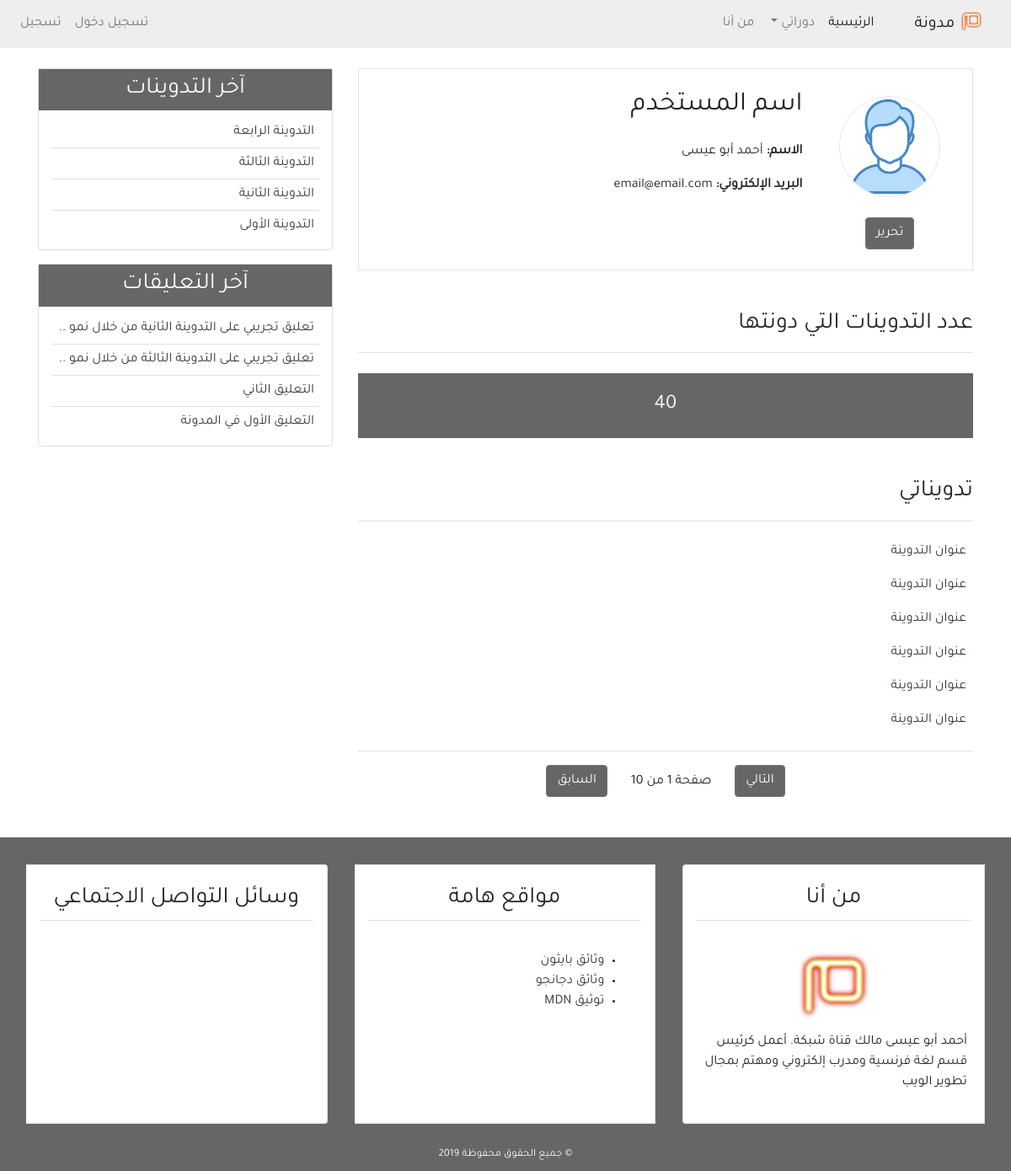
/profile/, run on the app's committed database.
### blog/models.py (models this page shows, shortened)
class Post(models.Model):
    title = models.CharField(max_length=100)
    content = models.TextField()
    post_date = models.DateTimeField(default=timezone.now)
    post_update = models.DateTimeField(auto_now=True)
    author = models.ForeignKey(User, on_delete=models.CASCADE)
    class Meta:
        ordering = ('-post_date', )

class Comment(models.Model):
    name = models.CharField(max_length=50, verbose_name='الاسم')
    email = models.EmailField(verbose_name='البريد الإلكتروني')
    body = models.TextField(verbose_name='التعليق')
    comment_date = models.DateTimeField(auto_now_add=True)
    active = models.BooleanField(default=False)
    post = models.ForeignKey(
        Post, on_delete=models.CASCADE, related_name='comments')
    class Meta:
        ordering = ('-comment_date',)

### user/views.py (the view)
# urls.py: path('profile/', views.profile, name='profile'),
def profile(request):
    return render(request, 'user/profile.html', {
        'title': 'الملف الشخصي',
    })

### blog/templatetags/post_tag.py (called while the page is built)
@register.inclusion_tag('blog/latest_posts.html')
def latest_posts():
    context = {
        'l_posts': Post.objects.all()[0:5],
    }
    return context

@register.inclusion_tag('blog/latest_comments.html')
def latest_comments():
    context = {
        'l_comments': Comment.objects.filter(active=True)[:5],
    }
    return context

### user/templates/user/profile.html (shortened to what this page needs)
{% extends 'blog/base.html' %}
{% block content %}
<div class="border p-4 mb-5">
    <div class="row">
        <div class="col-md-3 text-center">
            <img class="img-fluid rounded-circle border m-2" width="120px"
                alt="صورة الناشر">
            <div class="mt-3">
                <a class="btn btn-secondary bg-secondary" href="#"> تحرير</a>
            </div>
        </div>
        <div class="col-md-9">
            <h2 class="mb-4">اسم المستخدم</h2>
            <p class="font-weight-bold">الاسم: <span class="font-weight-normal">أحمد أبو عيسى</span></p>
            <p class="font-weight-bold">البريد الإلكتروني: <span class="font-weight-normal">email@email.com</span></p>
        </div>
    </div>
</div>
<div class="row mb-5">
    <div class="col-md">
        <h3 class="border-bottom pb-3 mb-4">عدد التدوينات التي دونتها</h3>
        <h4 class="bg-secondary text-center p-4 text-light">
            40
        </h4>
        <h3 class="border-bottom mb-4 pb-3 mt-5">تدويناتي</h3>
        <ul class="pr-2">
            <a class="text-dark" href="#">عنوان التدوينة</a>
        </ul>
        <ul class="pr-2">
            <a class="text-dark" href="#">عنوان التدوينة</a>
        </ul>
        <ul class="pr-2">
            <a class="text-dark" href="#">عنوان التدوينة</a>
        </ul>
        <ul class="pr-2">
            <a class="text-dark" href="#">عنوان التدوينة</a>
        </ul>
        <ul class="pr-2">
            <a class="text-dark" href="#">عنوان التدوينة</a>
        </ul>
        <ul class="pr-2">
            <a class="text-dark" href="#">عنوان التدوينة</a>
        </ul>
        <div class="border-top pt-3 mt-4 text-center">
            <a class="btn btn-secondary bg-secondary" href="#">التالي</a>
            <span class="pr-4 pl-4">صفحة 1 من 10</span>
            <a class="btn btn-secondary bg-secondary" href="#">السابق</a>
        </div>
    </div>
</div>
{% endblock content %}

### blog/templates/blog/latest_posts.html
<ul class="list-group-flush latest-post">
    {% for post in l_posts %}
    <li class="list-group-item latest-post-item">
        <a class="text-dark" href="{% url 'detail' post.id %}">{{post.title}}</a>
    </li>
    {% endfor %}
</ul>

### blog/templates/blog/latest_comments.html
<ul class="list-group-flush latest-comment">
    {% for comment in l_comments %}
    <li class="list-group-item latest-comment-item">
        <a class="text-dark" href="{% url 'detail' comment.post.id %}">
            {% if comment.body|length > 40 %}
            {{comment.body|slice:'45'}} ..
            {% else %}
            {{comment.body}}
            {% endif %}
        </a>
    </li>
    {% empty %}
    <li class="list-group-item latest-comment-item">لا يوجد تعليقات</li>
    {% endfor %}
</ul>

### blog/static/blog/css/main.css (style rules this page uses)
html, body { direction: rtl; text-align: right; }
body { font-family: 'Tajawal', sans-serif; }
.bg-secondary { background-color: #666 !important; }
.latest-post, .latest-comment { padding: 0 15px; }
.latest-post .latest-post-item, .latest-comment .latest-comment-item { padding: 6px; }
.latest-post li:first-child, .latest-comment li:first-child { border-top: 0; }
.latest-post li:last-child, .latest-comment li:last-child { border-bottom: 0; padding-bottom: 0; }

### data on the page
Post: title "التدوينة الرابعة"
Post: title "التدوينة الثالثة"
Post: title "التدوينة الثانية"
Post: title "التدوينة الأولى"
Comment: body "تعليق تجريبي على التدوينة الثانية من خلال نمو"
Comment: body "تعليق تجريبي على التدوينة الثالثة من خلال نمو"
Comment: body "التعليق الثاني"
Comment: body "التعليق الأول في المدونة"
